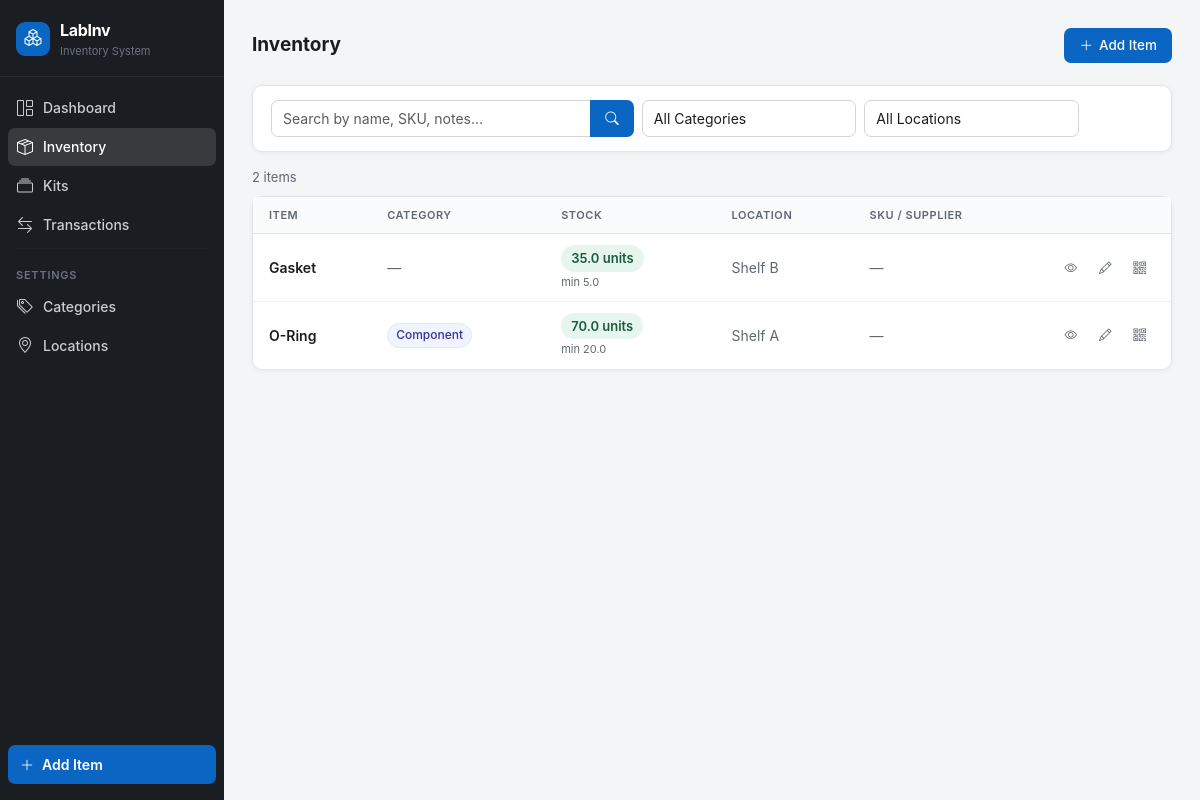
/items, run on the app's committed database.
### tables this page shows
CREATE TABLE items (
            id                  INTEGER PRIMARY KEY AUTOINCREMENT,
            name                TEXT    NOT NULL,
            category_id         INTEGER REFERENCES categories(id),
            quantity            REAL    NOT NULL DEFAULT 0,
            unit                TEXT    NOT NULL DEFAULT 'units',
            location_id         INTEGER REFERENCES locations(id),
            low_stock_threshold REAL    DEFAULT 0,
            supplier            TEXT,
            sku                 TEXT,
            notes               TEXT,
            created_at          TIMESTAMP DEFAULT CURRENT_TIMESTAMP,
            updated_at          TIMESTAMP DEFAULT CURRENT_TIMESTAMP
        );

CREATE TABLE locations (
            id        INTEGER PRIMARY KEY AUTOINCREMENT,
            name      TEXT NOT NULL UNIQUE,
            parent_id INTEGER REFERENCES locations(id)
        );

CREATE TABLE categories (
            id   INTEGER PRIMARY KEY AUTOINCREMENT,
            name TEXT NOT NULL UNIQUE
        );

### app.py (the view)
@app.route("/items")
def items():
    db = get_db()
    q        = request.args.get("q", "")
    category = request.args.get("category", "")
    location = request.args.get("location", "")
    sql    = """
        SELECT i.*, c.name AS category_name, l.name AS location_name
        FROM items i
        LEFT JOIN categories c ON i.category_id = c.id
        LEFT JOIN locations  l ON i.location_id  = l.id
        WHERE 1=1
    """
    params = []
    if q:
        sql += " AND (i.name LIKE ? OR i.sku LIKE ? OR i.notes LIKE ?)"
        params += [f"%{q}%", f"%{q}%", f"%{q}%"]
    if category:
        sql += " AND c.name = ?"
        params.append(category)
    if location:
        sql += " AND l.name = ?"
        params.append(location)
    sql += " ORDER BY i.name"
    item_list  = db.execute(sql, params).fetchall()
    categories = db.execute("SELECT * FROM categories ORDER BY name").fetchall()
    locations  = db.execute("SELECT * FROM locations  ORDER BY name").fetchall()
    db.close()
    return render_template("items.html", items=item_list, categories=categories,
                           locations=locations, q=q,
                           selected_category=category, selected_location=location)

### app.py (called while the page is built)
def get_db():
    conn = sqlite3.connect(DATABASE)
    conn.row_factory = sqlite3.Row
    conn.execute("PRAGMA foreign_keys = ON")
    return conn

### templates/items.html (shortened to what this page needs)
{% extends "base.html" %}
{% block content %}
<div class="pg-header">
  <h1 class="pg-title">Inventory</h1>
  <a href="/items/new" class="btn btn-primary no-print"><i class="bi bi-plus-lg"></i>Add Item</a>
</div>
<div class="card mb-3 no-print">
  <div class="card-bd" style="padding:14px 18px;">
    <form method="get" action="/items">
      <div class="row g-2 align-items-center">
        <div class="col-12 col-md-5">
          <div class="input-group">
            <input type="text" name="q" class="form-control" placeholder="Search by name, SKU, notes…" value="{{ q }}">
            <button class="btn btn-primary" type="submit"><i class="bi bi-search"></i></button>
          </div>
        </div>
        <div class="col-6 col-md-3">
          <select name="category" class="form-select" onchange="this.form.submit()">
            <option value="">All Categories</option>
          </select>
        </div>
        <div class="col-6 col-md-3">
          <select name="location" class="form-select" onchange="this.form.submit()">
            <option value="">All Locations</option>
          </select>
        </div>
      </div>
    </form>
  </div>
</div>
<div class="text-muted mb-2" style="font-size:13px">
  {{ items|length }} item{{ 's' if items|length != 1 else '' }}{% if q or selected_category or selected_location %} (filtered){% endif %}
</div>
<div class="card">
  <div class="table-responsive">
    <table class="table mb-0">
      <thead>
        <tr>
          <th>Item</th>
          <th>Category</th>
          <th>Stock</th>
          <th>Location</th>
          <th>SKU / Supplier</th>
          <th class="no-print" style="width:110px"></th>
        </tr>
      </thead>
      <tbody>
        {% if items %}
          {% for item in items %}
          <tr {% if item.low_stock_threshold > 0 and item.quantity <= item.low_stock_threshold %}class="low-stock-row"{% endif %}>
            <td>
              <a href="/items/{{ item.id }}" class="fw-semibold" style="color:var(--text)">{{ item.name }}</a>
            </td>
            <td>
              {% if item.category_name %}
                <span class="badge badge-category">{{ item.category_name }}</span>
              {% else %}
                <span class="text-muted">—</span>
              {% endif %}
            </td>
            <td>
              {% if item.low_stock_threshold > 0 and item.quantity <= item.low_stock_threshold %}
                <span class="badge qty-warn">{{ item.quantity }} {{ item.unit }}</span>
              {% elif item.quantity == 0 %}
                <span class="badge qty-zero">0 {{ item.unit }}</span>
              {% else %}
                <span class="badge qty-ok">{{ item.quantity }} {{ item.unit }}</span>
              {% endif %}
              {% if item.low_stock_threshold > 0 %}
                <div class="text-muted" style="font-size:11px;margin-top:2px">min {{ item.low_stock_threshold }}</div>
              {% endif %}
            </td>
            <td style="color:var(--muted)">{{ item.location_name or '—' }}</td>
            <td>
              {% if not item.sku and not item.supplier %}<span class="text-muted">—</span>{% endif %}
            </td>
            <td class="no-print">
              <div style="display:flex;gap:4px">
                <a href="/items/{{ item.id }}" class="btn btn-ghost btn-sm" title="View"><i class="bi bi-eye"></i></a>
                <a href="/items/{{ item.id }}/edit" class="btn btn-ghost btn-sm" title="Edit"><i class="bi bi-pencil"></i></a>
                <a href="/items/{{ item.id }}/qr" target="_blank" class="btn btn-ghost btn-sm" title="QR Code"><i class="bi bi-qr-code"></i></a>
              </div>
            </td>
          </tr>
          {% endfor %}
        {% endif %}
      </tbody>
    </table>
  </div>
</div>
{% endblock %}

### templates/base.html (style rules this page uses)
:root { --sidebar-w: 224px; --sidebar-bg: #1a1d21; --sidebar-hover: rgba(255,255,255,0.07); --sidebar-active: rgba(255,255,255,0.13); --sidebar-text: #c9cdd4; --sidebar-dim: #6b7280; --blue: #0a66c2; --blue-hover: #0958a8; --blue-light: #e8f0fb; --green: #2eb67d; --green-light: #e6f6ee; --amber: #e8a014; --amber-light: #fef3dc; --red: #d9534f; --red-light: #fceaea; --teal: #0d9488; --teal-light: #e0f2f1; --purple: #7c3aed; --purple-light: #f0ebff; --bg: #f4f5f7; --border: #e2e5e8; --text: #1d1c1d; --muted: #5e6773; --card-shadow: 0 1px 4px rgba(0,0,0,0.06); }
*, *::before, *::after { box-sizing: border-box; }
body { margin: 0; font-family: -apple-system, BlinkMacSystemFont, 'Segoe UI', Roboto, sans-serif; font-size: 14px; line-height: 1.5; background: var(--bg); color: var(--text); display: flex; min-height: 100vh; }
.pg-header { display: flex; align-items: center; justify-content: space-between; margin-bottom: 22px; gap: 12px; }
.pg-title { font-size: 19px; font-weight: 700; color: var(--text); margin: 0; }
.card { background: white; border: 1px solid var(--border); border-radius: 10px; box-shadow: var(--card-shadow); }
.card-bd { padding: 18px; }
.btn { display: inline-flex; align-items: center; gap: 6px; padding: 7px 14px; font-size: 13.5px; font-weight: 500; border-radius: 7px; border: 1.5px solid transparent; cursor: pointer; text-decoration: none; transition: background .12s, box-shadow .12s, border-color .12s; line-height: 1.4; }
.btn-sm { padding: 5px 10px; font-size: 12.5px; }
.btn-primary { background: var(--blue); color: white; }
.btn-ghost { background: transparent; border-color: transparent; color: var(--muted); padding: 5px 8px; }
.table { width: 100%; border-collapse: collapse; font-size: 14px; }
.table thead th { font-size: 11px; font-weight: 600; text-transform: uppercase; letter-spacing: .05em; color: var(--muted); border-bottom: 1px solid var(--border); padding: 10px 16px; background: #fafbfc; white-space: nowrap; }
.table tbody td { padding: 11px 16px; border-bottom: 1px solid #f0f2f4; vertical-align: middle; }
.table tbody tr:last-child td { border-bottom: none; }
.table-responsive { border-radius: 0 0 10px 10px; overflow: hidden; }
.badge { display: inline-flex; align-items: center; gap: 4px; padding: 3px 8px; border-radius: 20px; font-size: 12px; font-weight: 500; line-height: 1.4; }
.badge-category { background: #f0f4ff; color: #3730a3; border: 1px solid #e0e7ff; }
.qty-ok { background: var(--green-light); color: #1a5c3a; font-weight: 600; font-size: 13px; padding: 4px 10px; }
.form-control, .form-select { display: block; width: 100%; padding: 8px 11px; font-size: 14px; line-height: 1.4; color: var(--text); background: white; border: 1.5px solid #d1d5db; border-radius: 7px; transition: border-color .15s, box-shadow .15s; font-family: inherit; }
.input-group { display: flex; }
.input-group .form-control { border-radius: 7px 0 0 7px; flex: 1; }
.input-group .btn { border-radius: 0 7px 7px 0; }
.text-muted { color: var(--muted) !important; }
a { color: var(--blue); text-decoration: none; }
.fw-semibold { font-weight: 600; }

### data on the page
items: name "Gasket", quantity "35.0", unit "units", low_stock_threshold "5.0", name "Shelf B"
items: name "O-Ring", category_name "Component", quantity "70.0", unit "units", low_stock_threshold "20.0", name "Shelf A"

### other printed values
{{ items|length }} "2"
{{ 's' if items|length != 1 else '' }} "s"
